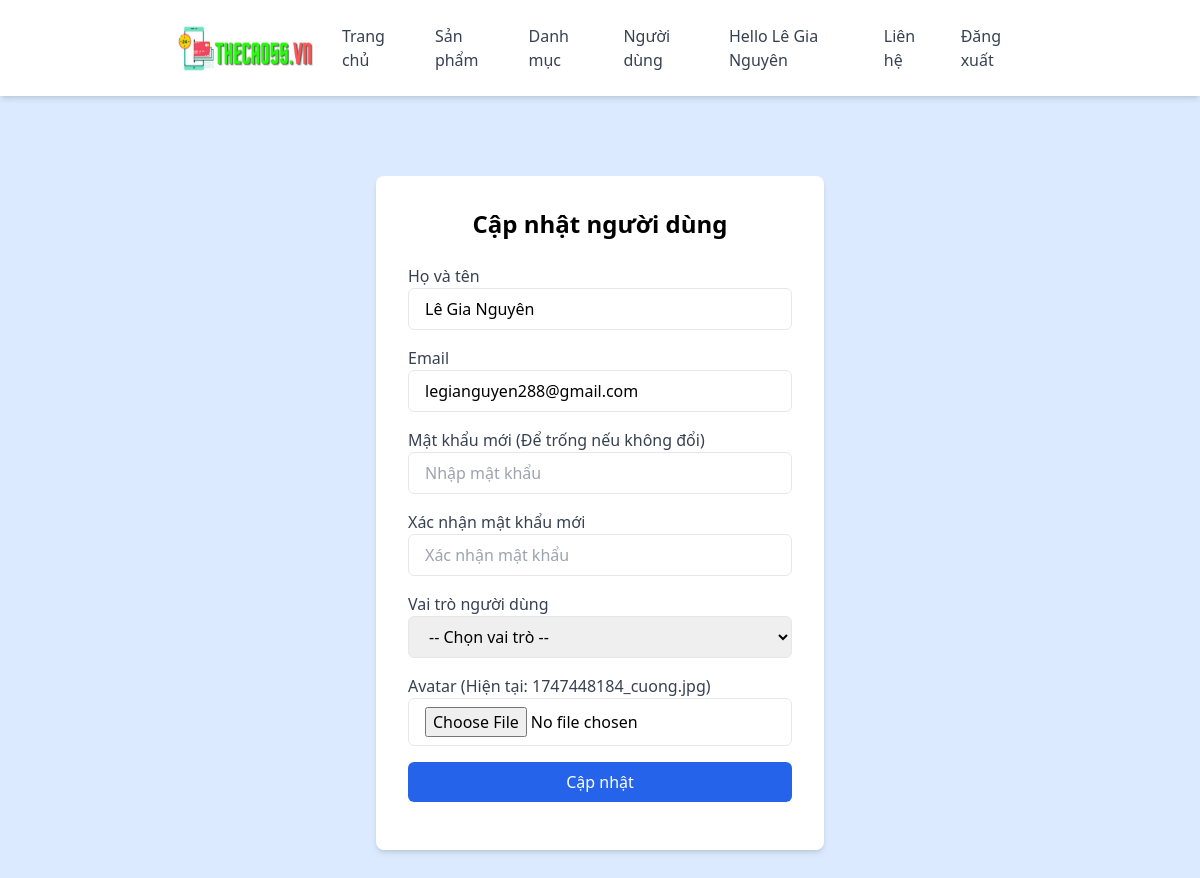
/users/update.php?id=1 (signed in), run on the app's committed database.
### tables this page shows
CREATE TABLE `users` (
  `id` int NOT NULL,
  `fullname` varchar(255) NOT NULL,
  `email` varchar(255) NOT NULL,
  `avatar` varchar(255) DEFAULT NULL,
  `password` varchar(255) NOT NULL,
  `role` enum('admin','seller') DEFAULT NULL,
  `created_at` timestamp NOT NULL DEFAULT CURRENT_TIMESTAMP,
  `updated_at` timestamp NULL DEFAULT NULL ON UPDATE CURRENT_TIMESTAMP
);

### users/update.php (the view, shortened to what this page needs)
<?php
    include '../config/database.php';
?>
<?php
    $id = $_GET['id'];
    $sql = "SELECT * FROM users WHERE id = '$id'";
    $result = mysqli_query($conn, $sql);
    $user_data = $result->fetch_assoc();
    $old_avatar = $user_data['avatar'];
?>
<?php
    include '../includes/header.php';
?>
<!DOCTYPE html>
<html lang="vi">
<head>
    <script src="https://cdn.tailwindcss.com"></script>
</head>
<body class="bg-blue-100">
    <main class="flex flex-col items-center justify-start min-h-screen text-center px-6 mt-20">
    <div class="bg-white p-8 rounded-lg shadow-md w-full max-w-md">
            <h2 class="text-2xl font-bold mb-6">Cập nhật người dùng</h2>
            <form action="" method="POST" enctype="multipart/form-data">
                <div class="mb-4 text-left">
                    <label class="block text-gray-700">Họ và tên</label>
                    <input type="text" placeholder="Nhập họ tên" name="fullname" value="<?php echo htmlspecialchars($user_data["fullname"]); ?>" class="w-full px-4 py-2 border rounded-md focus:outline-none focus:ring-2 focus:ring-blue-500">
                </div>
                <div class="mb-4 text-left">
                    <label class="block text-gray-700">Email</label>
                    <input type="email" placeholder="Nhập email" name="email" value="<?php echo htmlspecialchars($user_data["email"]); ?>" class="w-full px-4 py-2 border rounded-md focus:outline-none focus:ring-2 focus:ring-blue-500">
                </div>
                <div class="mb-4 text-left">
                    <label class="block text-gray-700">Mật khẩu mới (Để trống nếu không đổi)</label>
                    <input type="password" placeholder="Nhập mật khẩu" name="password" class="w-full px-4 py-2 border rounded-md focus:outline-none focus:ring-2 focus:ring-blue-500">
                </div>
                <div class="mb-4 text-left">
                    <label class="block text-gray-700">Xác nhận mật khẩu mới</label>
                    <input type="password" placeholder="Xác nhận mật khẩu" name="confirm_password" class="w-full px-4 py-2 border rounded-md focus:outline-none focus:ring-2 focus:ring-blue-500">
                </div>
                <div class="mb-4 text-left">
                    <label class="block text-gray-700">Vai trò người dùng</label>
                    <select name="role" class="w-full px-4 py-2 border rounded-md focus:outline-none focus:ring-2 focus:ring-blue-500">
                        <option value="">-- Chọn vai trò --</option>
                    </select>
                </div>
                <div class="mb-4 text-left">
                    <label class="block text-gray-700">Avatar (Hiện tại: <?php echo $old_avatar ?>)</label>
                    <input type="file" name="avatar" class="w-full px-4 py-2 border rounded-md focus:outline-none focus:ring-2 focus:ring-blue-500">
                </div>
                <button class="w-full bg-blue-600 text-white py-2 rounded-md hover:bg-blue-700">Cập nhật</button>
            </form>
        </div>
    </main>
</body>
</html>

### data on the page
users: fullname "Lê Gia Nguyên", email "legianguyen288@gmail.com", avatar "1747448184_cuong.jpg"

### other printed values
$_COOKIE['fullname'] "Lê Gia Nguyên"
